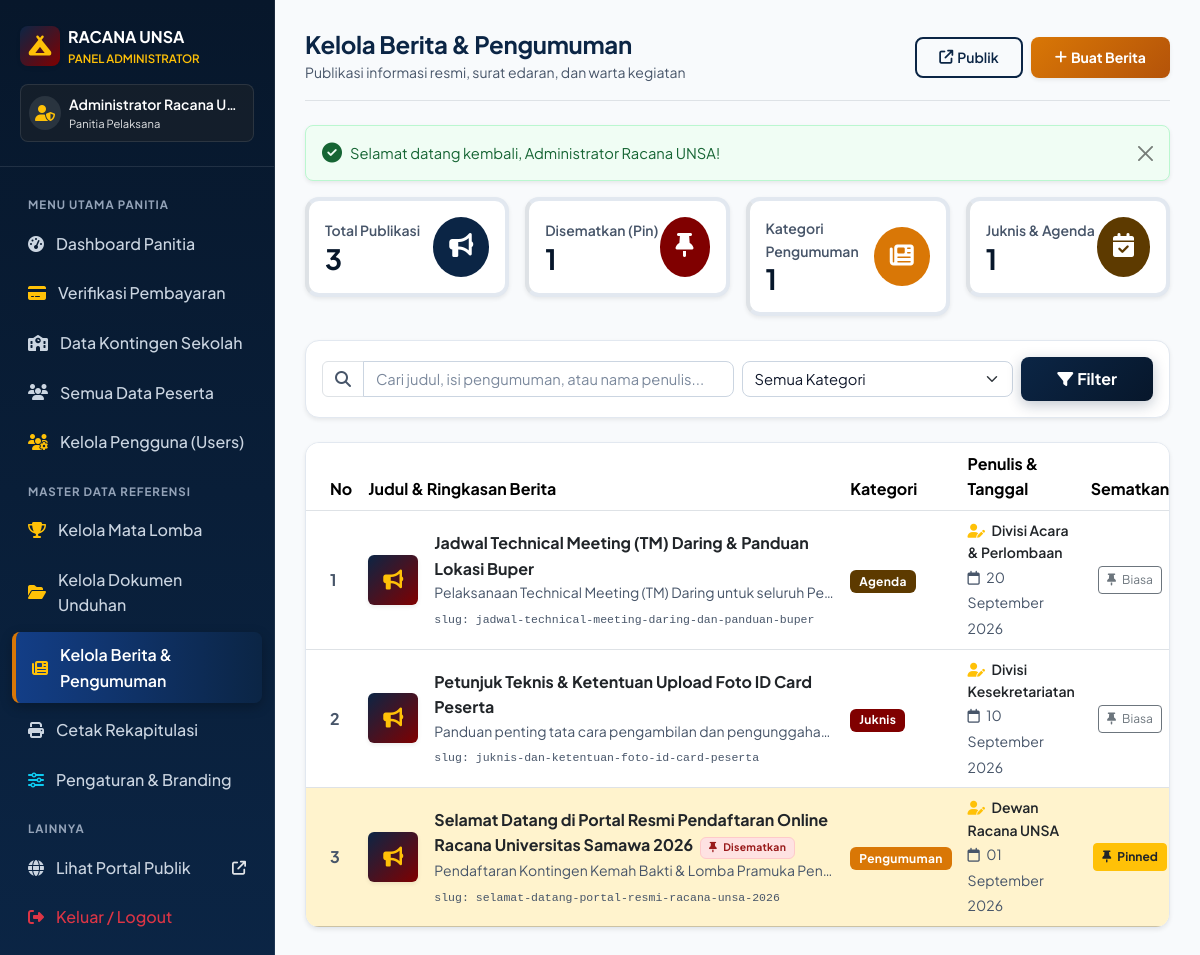
The app's page /panel/publikasi-warta (signed in) with its own data.
### tables this page shows
CREATE TABLE IF NOT EXISTS `pengaturan_portal` (
  `id` INT AUTO_INCREMENT PRIMARY KEY,
  `key_name` VARCHAR(100) NOT NULL UNIQUE,
  `key_value` TEXT NULL,
  `deskripsi` VARCHAR(255) NULL
);

CREATE TABLE IF NOT EXISTS `users` (
  `id` INT AUTO_INCREMENT PRIMARY KEY,
  `username` VARCHAR(50) NOT NULL UNIQUE,
  `password` VARCHAR(255) NOT NULL,
  `nama_lengkap` VARCHAR(150) NOT NULL,
  `email` VARCHAR(100) NULL,
  `no_hp` VARCHAR(25) NULL,
  `role` ENUM('admin', 'sekolah') NOT NULL DEFAULT 'sekolah',
  `status` ENUM('aktif', 'nonaktif') NOT NULL DEFAULT 'aktif',
  `created_at` TIMESTAMP DEFAULT CURRENT_TIMESTAMP,
  `updated_at` TIMESTAMP DEFAULT CURRENT_TIMESTAMP ON UPDATE CURRENT_TIMESTAMP
);

CREATE TABLE IF NOT EXISTS `berita_pengumuman` (
  `id` INT AUTO_INCREMENT PRIMARY KEY,
  `judul` VARCHAR(255) NOT NULL,
  `slug` VARCHAR(255) NOT NULL UNIQUE,
  `kategori` VARCHAR(50) NOT NULL DEFAULT 'Pengumuman',
  `ringkasan` TEXT NULL,
  `isi_konten` TEXT NOT NULL,
  `gambar` VARCHAR(255) NULL,
  `author` VARCHAR(100) DEFAULT 'Dewan Racana UNSA',
  `tgl_post` DATE NOT NULL,
  `is_pinned` ENUM('Y', 'N') NOT NULL DEFAULT 'N',
  `created_at` TIMESTAMP DEFAULT CURRENT_TIMESTAMP
);

### admin/berita.php (the view, shortened to what the rows shown need)
<?php
require_once dirname(__DIR__) . '/config/app.php';
require_once dirname(__DIR__) . '/config/auth.php';
$pdo = getDB();
$sql = "SELECT * FROM berita_pengumuman WHERE 1=1";
$params = [];
$sql .= " ORDER BY is_pinned DESC, tgl_post DESC, id DESC";
$stmtBerita = $pdo->prepare($sql);
$stmtBerita->execute($params);
$daftarBerita = $stmtBerita->fetchAll();
?>
<!DOCTYPE html>
<html lang="id">
<head>
    <link href="https://cdn.jsdelivr.net/npm/bootstrap@5.3.2/dist/css/bootstrap.min.css" rel="stylesheet">
    <link rel="stylesheet" href="https://cdnjs.cloudflare.com/ajax/libs/font-awesome/6.4.2/css/all.min.css">
    <link rel="stylesheet" href="<?= asset('css/custom.css') ?>">
</head>
<body>
<?php require_once dirname(__DIR__) . '/includes/sidebar.php'; ?>
<div class="main-content-wrapper">
    <div class="custom-card p-0 shadow-sm overflow-hidden mb-4">
        <div class="table-responsive">
            <table class="table table-hover align-middle mb-0">
                <thead class="bg-scout-navy text-white">
                    <tr>
                        <th class="ps-4" style="width: 50px;">No</th>
                        <th>Judul &amp; Ringkasan Berita</th>
                        <th>Kategori</th>
                        <th>Penulis &amp; Tanggal</th>
                        <th class="text-center">Sematkan</th>
                    </tr>
                </thead>
                <tbody>
                    <?php if (empty($daftarBerita)): ?>
                        <tr>
                            <td colspan="6" class="text-center py-5 text-muted">
                                <i class="fa-solid fa-newspaper fs-1 text-secondary opacity-50 d-block mb-3"></i>
                                Belum ada pengumuman atau berita yang ditambahkan.
                            </td>
                        </tr>
                    <?php else: ?>
                        <?php foreach ($daftarBerita as $idx => $b): ?>
                            <?php
                            $catBadge = 'badge bg-scout-navy';
                            if ($b['kategori'] === 'Juknis') {
                                $catBadge = 'badge bg-scout-maroon';
                            } elseif ($b['kategori'] === 'Agenda') {
                                $catBadge = 'badge bg-scout-brown';
                            } elseif ($b['kategori'] === 'Pengumuman') {
                                $catBadge = 'badge bg-scout-gold text-dark';
                            }
                            ?>
                            <tr class="<?= $b['is_pinned'] === 'Y' ? 'table-warning bg-opacity-25' : '' ?>">
                                <td class="ps-4 fw-bold text-muted"><?= $idx + 1 ?></td>
                                <td>
                                    <div class="d-flex align-items-center gap-3">
                                        <?php if (!empty($b['gambar']) && file_exists(dirname(__DIR__) . '/uploads/berita/' . $b['gambar'])): ?>
                                            <img src="<?= base_url('uploads/berita/' . $b['gambar']) ?>" alt="Banner" class="rounded border flex-shrink-0" style="width: 50px; height: 50px; object-fit: cover;">
                                        <?php else: ?>
                                            <div class="rounded text-white d-flex align-items-center justify-content-center flex-shrink-0 shadow-sm" style="width: 50px; height: 50px; background: linear-gradient(135deg, #0b2545, #800000);">
                                                <i class="fa-solid fa-bullhorn text-warning fs-5"></i>
                                            </div>
                                        <?php endif; ?>
                                        <div>
                                            <div class="fw-bold text-dark mb-0">
                                                <?= e($b['judul']) ?>
                                                <?php if ($b['is_pinned'] === 'Y'): ?>
                                                    <span class="badge bg-danger ms-1" style="font-size: 0.65rem;"><i class="fa-solid fa-thumbtack me-1"></i> Disematkan</span>
                                                <?php endif; ?>
                                            </div>
                                            <small class="text-muted d-block text-truncate" style="max-width: 400px;">
                                                <?= e($b['ringkasan']) ?>
                                            </small>
                                            <code class="text-muted" style="font-size: 0.72rem;">slug: <?= e($b['slug']) ?></code>
                                        </div>
                                    </div>
                                </td>
                                <td><span class="<?= $catBadge ?>"><?= e($b['kategori']) ?></span></td>
                                <td>
                                    <div class="small fw-semibold text-dark"><i class="fa-solid fa-user-pen text-warning me-1"></i> <?= e($b['author']) ?></div>
                                    <small class="text-muted"><i class="fa-regular fa-calendar me-1"></i> <?= format_tanggal_indonesia($b['tgl_post']) ?></small>
                                </td>
                                <td class="text-center">
                                    <form method="POST" action="" class="d-inline">
                                        <button type="submit" class="btn btn-sm <?= $b['is_pinned'] === 'Y' ? 'btn-warning text-dark fw-bold' : 'btn-outline-secondary' ?> py-1 px-2" style="font-size: 0.75rem;" title="Klik untuk menyematkan/melepas pin">
                                            <i class="fa-solid fa-thumbtack me-1"></i>
                                            <?= $b['is_pinned'] === 'Y' ? 'Pinned' : 'Biasa' ?>
                                        </button>
                                    </form>
                                </td>
                            </tr>
                        <?php endforeach; ?>
                    <?php endif; ?>
                </tbody>
            </table>
        </div>
    </div>
</div>
</body>
</html>

### includes/sidebar.php (shortened to what the rows shown need)
<?php
$userRole = get_user_role();
$user = get_auth_user();
$namaBrand = get_setting('nama_brand', 'RACANA UNSA');
$sekolah = ($userRole === 'sekolah') ? get_current_sekolah() : null;
?>
<aside class="sidebar-wrapper">
    <div class="sidebar-header">
        <div class="d-flex align-items-center gap-2">
            <div>
                <div class="fw-bold text-white fs-6"><?= e($namaBrand) ?></div>
                <small class="text-warning fw-semibold d-block" style="font-size: 0.72rem;">
                    <?= $userRole === 'admin' ? 'PANEL ADMINISTRATOR' : 'PORTAL KONTINGEN' ?>
                </small>
            </div>
        </div>
        <div class="mt-3 p-2 rounded-3 bg-dark bg-opacity-50 border border-white border-opacity-10 d-flex align-items-center gap-2">
            <div class="overflow-hidden">
                <div class="text-white text-truncate fw-semibold small">
                    <?= e($sekolah['nama_sekolah'] ?? $user['nama_lengkap'] ?? $user['username'] ?? 'User') ?>
                </div>
                <div class="text-white-50" style="font-size: 0.7rem;">
                    <?= $userRole === 'admin' ? 'Panitia Pelaksana' : 'Gudep Sekolah' ?>
                </div>
            </div>
        </div>
    </div>
</aside>

### records on screen
pengaturan_portal: key_value "RACANA UNSA"
users: nama_lengkap "Administrator Racana U…"
berita_pengumuman: judul "Jadwal Technical Meeting (TM) Daring & Panduan Lokasi Buper", ringkasan "Pelaksanaan Technical Meeting (TM) Daring untuk seluruh Pe…", slug "jadwal-technical-meeting-daring-dan-panduan-buper", kategori "Agenda", author "Divisi Acara & Perlombaan", tgl_post "20 September 2026", is_pinned "Biasa"
berita_pengumuman: judul "Petunjuk Teknis & Ketentuan Upload Foto ID Card Peserta", ringkasan "Panduan penting tata cara pengambilan dan pengunggaha…", slug "juknis-dan-ketentuan-foto-id-card-peserta", kategori "Juknis", author "Divisi Kesekretariatan", tgl_post "10 September 2026", is_pinned "Biasa"
berita_pengumuman: judul "Selamat Datang di Portal Resmi Pendaftaran Online Racana Universitas Samawa 2026", is_pinned "Y" (drawn), ringkasan "Pendaftaran Kontingen Kemah Bakti & Lomba Pramuka Pen…", slug "selamat-datang-portal-resmi-racana-unsa-2026", kategori "Pengumuman", author "Dewan Racana UNSA", tgl_post "01 September 2026"

### other values on screen
$flash['message'] "Selamat datang kembali, Administrator Racana UNSA!"
$stats['total_berita'] "3"
$stats['total_pinned'] "1"
$stats['total_pengumuman'] "1"
$stats['total_juknis'] "1"
